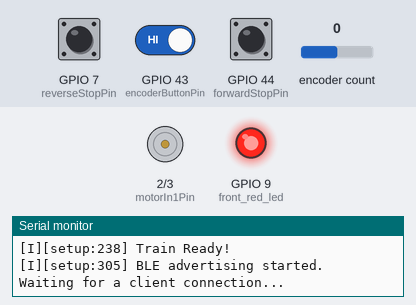
This sketch was run on a simulated ESP32. On the bench: motor-driver pin pairs drawn as motors (green arrow = first pin HIGH = forward, orange = second pin HIGH = backward, longer = more drive, scaled by the enable pin), output pins drawn as LEDs (lit = HIGH), the last lines printed to the serial monitor. Inputs (shaded band) come from the test bench; at power-on: GPIO 43 (encoderButtonPin) HIGH, encoder count 0, GPIO 7 (reverseStopPin) LOW, GPIO 44 (forwardStopPin) LOW. EEPROM starts erased; nothing arrives over Bluetooth unless stated; a phone connects over Bluetooth LE 3 s after start.

Above: at 3.0 s.
3.1 s: GPIO 43 (encoderButtonPin) driven LOW
At 3.44 s:
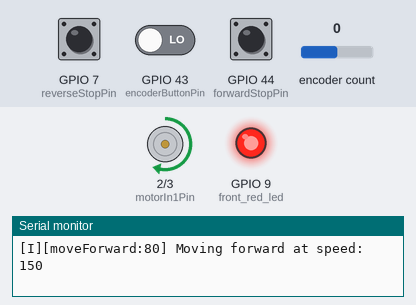
At 3.94 s:
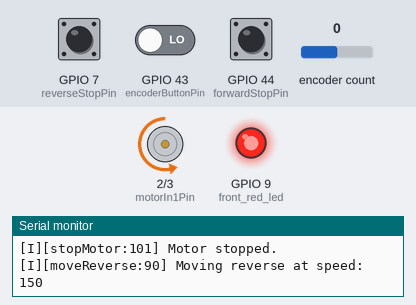
6.1 s: encoder count set to 1
12.1 s: GPIO 43 (encoderButtonPin) driven HIGH
At 12.1 s:
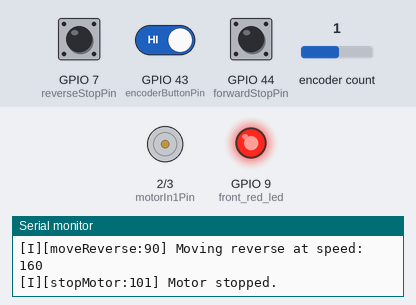
Timing chart, 0 to 15.1 s (numbered marks = the images above; inputs shaded):
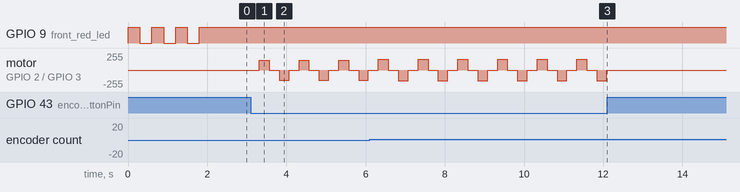

The sketch:

SnapseTog.ino
```cpp
#include <Encoder.h>
#include <Preferences.h>
#define LOGLEVEL LOGLEVEL_DEBUGING
#include <logger.h>

// ESP32 BLE Train Control Code
// This code sets up the ESP32 as a Bluetooth Low Energy (BLE) peripheral
// to receive commands for a toy train from a PWA.
#include <BLEDevice.h>
#include <BLEUtils.h>
#include <BLEServer.h>
#include <BLE2902.h> // For BLEDescriptor
//#include <BLECharacteristic.h>

// Define the UUIDs for our BLE Service and Characteristics.
// You can generate new UUIDs using an online UUID generator if needed.
// These must match the UUIDs used in your PWA.
#define SERVICE_UUID        "4fafc201-1fb5-459e-8fcc-c5c9c331914b" // Train Control Service
#define CHARACTERISTIC_UUID_SPEED     "beb5483e-36e1-4688-b7f5-ea07361b26a8" // Speed (0-255)
#define CHARACTERISTIC_UUID_DIRECTION "a8a2d1d4-1f19-4b6e-b302-3c2c1a89c9c1" // Direction (0=Stop, 1=Forward, 2=Backward)
#define CHARACTERISTIC_UUID_LIGHTS    "e7e3f1c1-4b1a-4d3f-8c3b-7f2a1b9d4c7d" // Lights (0=Off, 1=On)
#define CHARACTERISTIC_UUID_STOPSENSOR      "f3d7c5b9-8e2b-4a5c-9d1a-6e3c2b1d4a8f" // Stop Sensor (0=no stop, 1=Forward stop, 2=Backward stop)

BLEServer* pServer = NULL;
BLECharacteristic* pSpeedCharacteristic = NULL;
BLECharacteristic* pDirectionCharacteristic = NULL;
BLECharacteristic* pLightsCharacteristic = NULL;
BLECharacteristic* pstopSensorCharacteristic = NULL;

#define motorEnablePin D0    //GPIO0; // PWM pin for speed control
#define motorIn1Pin D1       //GPIO1;
#define motorIn2Pin  D2       //GPIO2;
//Stop pins
#define forwardStopPin D7    //GPIO20;
#define reverseStopPin D8    //GPIO19;
//KY-040 Rotary Encoder Pins
#define encoderPinCLK D4     //GPIO22;
#define encoderPinDT D5      //GPIO23;
#define encoderButtonPin D6  //GPIO16;
//Light Pins
#define front_red_led D10
#define ledON 1
#define ledOFF 0

// Motor Control States
#define FORWARD 1
#define REVERSE 2
#define STOPPED 0

//The Permernent store
Preferences permData;

bool deviceConnected = false;
int currentDirection = STOPPED;
int previousDirection = REVERSE;
int currentLights = ledON;             //0=Off, 1=On
volatile int selectedSpeed = 150;   // 0-255 for PWM control
bool isTrainMoving = false;
bool forwardStopDetected = 0;
bool reverseStopDetected = 0;

// Speed control parameters
#define speedStep 10 // Amount to change speed per encoder click
#define minSpeed 0
#define maxSpeed 255
#define encoderSensitivity 4 // Adjust for how many encoder steps per speed change
Encoder myEnc(encoderPinDT, encoderPinCLK);

//Timer Variables, to avoid long Delays (blokking execution)
unsigned long prevBLEMillis = 0; // Stores the last time the event happened
const long bLEIinterval = 1000;      // Interval at which to run the code (in milliseconds, 1000ms = 1 second)

//Train control Functions
void moveForward() {
  digitalWrite(motorIn1Pin, HIGH);
  digitalWrite(motorIn2Pin, LOW);
  setMotorSpeed(selectedSpeed);
  currentDirection = FORWARD;
  isTrainMoving = true;
  logI("Moving forward at speed: ");
  loglnI(selectedSpeed);
}

void moveReverse() {
  digitalWrite(motorIn1Pin, LOW);
  digitalWrite(motorIn2Pin, HIGH);
  setMotorSpeed(selectedSpeed);
  currentDirection = REVERSE;
  isTrainMoving = true;
  logI("Moving reverse at speed: ");
  loglnI(selectedSpeed);
}

void stopMotor() {
  digitalWrite(motorIn1Pin, LOW);
  digitalWrite(motorIn2Pin, LOW);
  setMotorSpeed(0);
  previousDirection = currentDirection;
  currentDirection = STOPPED;
  isTrainMoving = false;
  loglnI("Motor stopped.");
}

void setMotorSpeed(int speed) {
  if (speed >= minSpeed && speed <= maxSpeed) {
    analogWrite(motorEnablePin, speed);
  } else {
    loglnE("Invalid speed value.");
  }
}

//Call backs for the BLE calls
// Callback class for handling BLE server events (connections/disconnections)
class MyServerCallbacks: public BLEServerCallbacks {
    void onConnect(BLEServer* pServer) {
      deviceConnected = true;
      loglnI("Client connected!");
      // You can add logic here to indicate connection status, e.g., turn on an LED.
    };

    void onDisconnect(BLEServer* pServer) {
      deviceConnected = false;
      loglnI("Client disconnected. Starting advertising again...");
      BLEDevice::startAdvertising(); // Restart advertising to allow new connections
      // You can add logic here to indicate disconnection status, e.g., turn off an LED.
    }
};

// Callback class for handling characteristic write events
class MyCharacteristicCallbacks: public BLECharacteristicCallbacks {
    void onWrite(BLECharacteristic *pCharacteristic) {
      String value = pCharacteristic->getValue();

      if (value.length() > 0) {
        Serial.print("Characteristic ");
        Serial.print(pCharacteristic->getUUID().toString().c_str());
        Serial.print(" received: ");
        uint8_t receivedValue = (uint8_t)value[0];
        loglnI(receivedValue);

        if (pCharacteristic->getUUID().equals(BLEUUID(CHARACTERISTIC_UUID_SPEED))) {
          selectedSpeed = receivedValue;
          selectedSpeed = round((float)selectedSpeed / 5.0) * 5;   //Increments of 5
          logI("Train Speed set to: ");
          loglnI(selectedSpeed);
          // TODO: Add your motor control logic here based on 'selectedSpeed'
          // Example: analogWrite(motorPin, selectedSpeed);
        } else if (pCharacteristic->getUUID().equals(BLEUUID(CHARACTERISTIC_UUID_DIRECTION))) {
          currentDirection = receivedValue;
          Serial.print("Train Direction set to: ");
          switch (currentDirection) {
            case 0: {
              loglnI("BLE - STOP");
              stopMotor();
              break;
            }
            case 1: {
              loglnI("BLE - FORWARD");
              if (isTrainMoving) stopMotor();   //Stop it in motion
              delay(500);
              if (!forwardStopDetected) moveForward();
              break;
            }
            case 2: {
              loglnI("BLE - BACKWARD");
              if (isTrainMoving) stopMotor();    //Stop if in motion
              delay(500);
              if (!reverseStopDetected) moveReverse();
              break;
            }
            default: loglnI("UNKNOWN"); break;
          }
          // TODO: Add your direction control logic here based on 'currentDirection'
          // Example:
          // if (currentDirection == 1) { digitalWrite(dirPin1, HIGH); digitalWrite(dirPin2, LOW); }
          // else if (currentDirection == 2) { digitalWrite(dirPin1, LOW); digitalWrite(dirPin2, HIGH); }
          // else { digitalWrite(dirPin1, LOW); digitalWrite(dirPin2, LOW); } // Stop
        } else if (pCharacteristic->getUUID().equals(BLEUUID(CHARACTERISTIC_UUID_LIGHTS))) {
          currentLights = receivedValue;
          loglnI("Train Lights blink");
          blinkLight();
          /*if (currentLights == 1) {
            loglnI("ON");
          } else {
            loglnI("OFF");
          }*/
          // TODO: Add your lights control logic here based on 'currentLights'
          // Example: digitalWrite(lightPin, currentLights == 1 ? HIGH : LOW);
        } else if (pCharacteristic->getUUID().equals(BLEUUID(CHARACTERISTIC_UUID_STOPSENSOR))) {
          // Should never get here
        }
      }
    }
};

void blinkLight() {
    for (int i=0; i<3; i++) {
    digitalWrite(front_red_led, HIGH);  // turn the LED on (HIGH is the voltage level)
    digitalWrite(LED_BUILTIN, HIGH);  // turn the LED on (HIGH is the voltage level)
    delay(300);
    loglnI("Blink..");
    digitalWrite(front_red_led, LOW);   // turn the LED off by making the voltage LOW
    digitalWrite(LED_BUILTIN, LOW);   // turn the LED off by making the voltage LOW
    delay(300);
  }
  digitalWrite(front_red_led, HIGH);  // turn the LED on (HIGH is the voltage level)
  digitalWrite(LED_BUILTIN, HIGH);  // turn the LED on (HIGH is the voltage level)
}

/************************************************************ SETUP *********************************************************/
void setup() {
  Serial.begin(115200);
  Serial.println("Current log level is :" + String(LOGLEVEL));

  //Signal start on the LED
  pinMode( front_red_led, OUTPUT);
  pinMode( LED_BUILTIN, OUTPUT);
  blinkLight();

  //Get speed from Memory
  permData.begin("Train");
  selectedSpeed = permData.getInt("speed",150);
  logI("CurrenSpeed Read from memory:");
  loglnI(selectedSpeed);

  pinMode(motorIn1Pin, OUTPUT);
  pinMode(motorIn2Pin, OUTPUT);
  pinMode(motorEnablePin, OUTPUT);
  pinMode(forwardStopPin, INPUT_PULLDOWN);
  pinMode(reverseStopPin, INPUT_PULLDOWN);

  // KY-040 Rotary Encoder Setup
  myEnc.write(0);
  pinMode(encoderButtonPin, INPUT_PULLUP); // Enable pull-up for the button

  // Initialize motor to stopped state
  stopMotor();
  loglnI("Train Ready!");

 // Initialize BLE device with a name that will appear to other devices
  BLEDevice::init("SnapseToget");

  // Create the BLE Server
  pServer = BLEDevice::createServer();
  pServer->setCallbacks(new MyServerCallbacks());

  // Create the BLE Service
  BLEService *pService = pServer->createService(SERVICE_UUID);

  // Create BLE Characteristics and add them to the service
  // Characteristics are initialized with read and write properties.
  // The PWA will write to these.
  pSpeedCharacteristic = pService->createCharacteristic(
                      CHARACTERISTIC_UUID_SPEED,
                      BLECharacteristic::PROPERTY_READ |
                      BLECharacteristic::PROPERTY_WRITE|
                      BLECharacteristic::PROPERTY_NOTIFY
                    );
  pSpeedCharacteristic->setCallbacks(new MyCharacteristicCallbacks());
  int tempSpeed = selectedSpeed;
  pSpeedCharacteristic->setValue(tempSpeed); // Set initial value
  pSpeedCharacteristic->addDescriptor(new BLE2902()); // Add CCCD for notifications

  pDirectionCharacteristic = pService->createCharacteristic(
                      CHARACTERISTIC_UUID_DIRECTION,
                      BLECharacteristic::PROPERTY_READ |
                      BLECharacteristic::PROPERTY_WRITE |
                      BLECharacteristic::PROPERTY_NOTIFY
                    );
  pDirectionCharacteristic->setCallbacks(new MyCharacteristicCallbacks());
  int tempDirection = currentDirection;
  pDirectionCharacteristic->setValue(tempDirection); // Set initial value
  pDirectionCharacteristic->addDescriptor(new BLE2902()); // Add CCCD for notifications

  pLightsCharacteristic = pService->createCharacteristic(
                      CHARACTERISTIC_UUID_LIGHTS,
                      BLECharacteristic::PROPERTY_READ |
                      BLECharacteristic::PROPERTY_WRITE |
                      BLECharacteristic::PROPERTY_NOTIFY
                    );
  pLightsCharacteristic->setCallbacks(new MyCharacteristicCallbacks());
  int tempLights = currentLights;
  pLightsCharacteristic->setValue(tempLights); // Set initial value
  pLightsCharacteristic->addDescriptor(new BLE2902()); // Add CCCD for notifications

  pstopSensorCharacteristic = pService->createCharacteristic(
                      CHARACTERISTIC_UUID_STOPSENSOR,
                      BLECharacteristic::PROPERTY_READ |
                      BLECharacteristic::PROPERTY_WRITE |
                      BLECharacteristic::PROPERTY_NOTIFY
                    );
  pstopSensorCharacteristic->setCallbacks(new MyCharacteristicCallbacks());
  int tempstopSensor = 0;
  pstopSensorCharacteristic->setValue(tempstopSensor); // Initial stopSensor state is off
  pstopSensorCharacteristic->addDescriptor(new BLE2902()); // Add CCCD for notifications

  // Start the service
  pService->start();

  // Start advertising so the device can be found by the PWA
  BLEAdvertising *pAdvertising = BLEDevice::getAdvertising();
  pAdvertising->addServiceUUID(SERVICE_UUID);
  pAdvertising->setScanResponse(true);
  BLEDevice::startAdvertising();
  loglnI("BLE advertising started. Waiting for a client connection...");
}

void loop() {
  forwardStopDetected = digitalRead(forwardStopPin);
  reverseStopDetected = digitalRead(reverseStopPin);
  bool startStopButtonPressed = !digitalRead(encoderButtonPin); // Assuming LOW when pressed
  unsigned long currentMillis = millis();    // for non blocking delays

  int encoderValue = myEnc.read() / encoderSensitivity;
  if (encoderValue != 0) {
    if (encoderValue > 0) {
      loglnD("Rotated clockwise");
      selectedSpeed = min(maxSpeed, selectedSpeed + speedStep);
    }
    if (encoderValue < 0) {
      loglnD("Rotated coungterClockwise");
      selectedSpeed = max(minSpeed, selectedSpeed - speedStep);
    }

    permData.putInt("speed",selectedSpeed);
    logI("Selected speed:");
    loglnI(selectedSpeed);

    //Reset Encoder
    myEnc.write(0);
  }

  if (startStopButtonPressed) {
    isTrainMoving = !isTrainMoving; // Toggle the moving state
    delay(200); // Debounce the button

    if (isTrainMoving) {
      //First check for Stop oversthoot...
      if (!forwardStopDetected && !reverseStopDetected) {
        if (previousDirection == FORWARD)
          moveReverse();
         else
          moveForward();
      } else if (!forwardStopDetected) {
          moveForward();
      } else if (!reverseStopDetected) {
          moveReverse();
      } else {
        loglnW("Both stops active. Cannot start.");
        stopMotor();
      }
    } else {
      stopMotor();
    }
  }

  if (currentDirection == FORWARD && forwardStopDetected) {
    stopMotor();
    loglnD("Forward stop reached.");
  } else if (currentDirection == REVERSE && reverseStopDetected) {
    stopMotor();
    loglnD("Reverse stop reached.");
  }

  if (isTrainMoving) {
    setMotorSpeed(selectedSpeed);
  } else {
    setMotorSpeed(0); // Ensure motor is stopped when not moving
  }

  //Every secund update Train status to BLE connected device
  if (deviceConnected && (currentMillis - prevBLEMillis  >= bLEIinterval) ) {
    prevBLEMillis = currentMillis;
    int tempSpeed = selectedSpeed;
    pSpeedCharacteristic->setValue(tempSpeed);
    pSpeedCharacteristic->notify();
    int tempDirection = currentDirection;
    pDirectionCharacteristic->setValue(tempDirection);
    pDirectionCharacteristic->notify();
    int tempLights = currentLights;
    pLightsCharacteristic->setValue(tempLights);
    pLightsCharacteristic->notify();
    int tempstopSensor = 0;
    if (forwardStopDetected) tempstopSensor=1;
    if (reverseStopDetected) tempstopSensor+=2;
    pstopSensorCharacteristic->setValue(tempstopSensor);
    pstopSensorCharacteristic->notify();
  }

  delay(50);
}
```

Source omitted: logger.h (4159 bytes)

Measured:
- after the input at 3.1 s, motor on GPIO 2 (motorIn1Pin) / GPIO 3 (motorIn2Pin): stopped → forward 150/255 after 0.22 s, then repeats every 1.0 s: stopped 0.25 s, backward 150/255 0.25 s, stopped 0.25 s, forward 150/255 0.25 s
- after the input at 12.1 s, motor on GPIO 2 (motorIn1Pin) / GPIO 3 (motorIn2Pin): stops changing and stays stopped
